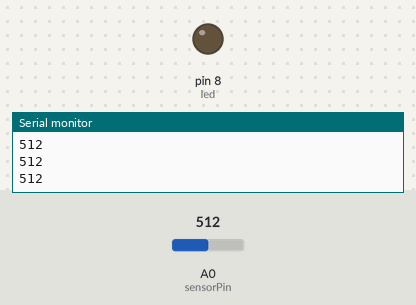
The sketch below on a simulated Arduino Uno, built with avr-gcc and run on an emulated ATmega328P. Parts: output pins drawn as LEDs (lit = HIGH), the last lines printed to the serial monitor. Dashed ring = blinking. The inputs (shaded band) are chosen by the test bench; at power-on: A0 (sensorPin) = 512.

Above: at 1.2 s.
1.3 s: A0 (sensorPin) set to 411
2.8 s: A0 (sensorPin) set to 384
At 2.9 s:
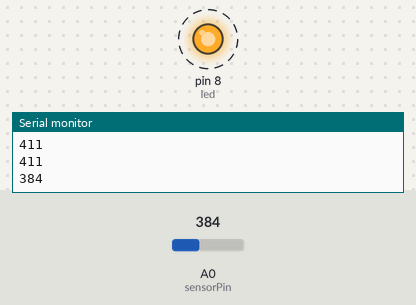
Timing chart, 0 to 11.8 s (numbered marks = the images above; inputs shaded):
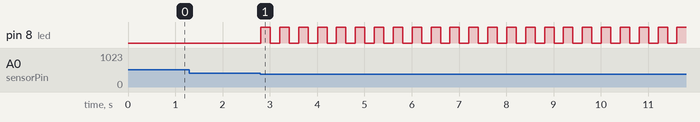

The sketch:

LDR.ino
```cpp
int sensorPin = A0;
unsigned int sensorValue = 0;
int led = 8;

void setup()
{
  pinMode(led, OUTPUT);

  Serial.begin(9600);
}

void loop()
{

  sensorValue = analogRead(sensorPin);

  Serial.println(sensorValue);
  if(sensorValue<400)
  {
    for(int i; i<=5; i++)
    {
      digitalWrite(led,HIGH);
      delay(200);
      digitalWrite(led,LOW);
      delay(200);
    }
  }

}
```

Measured:
- the behaviour switches between 400 and 399 on A0 (sensorPin) (found by bisection; images 0 and 1)
- after the input at 2.8 s, pin 8 (led): alternates HIGH for 0.20 s and LOW for 0.20 s, starting at once
